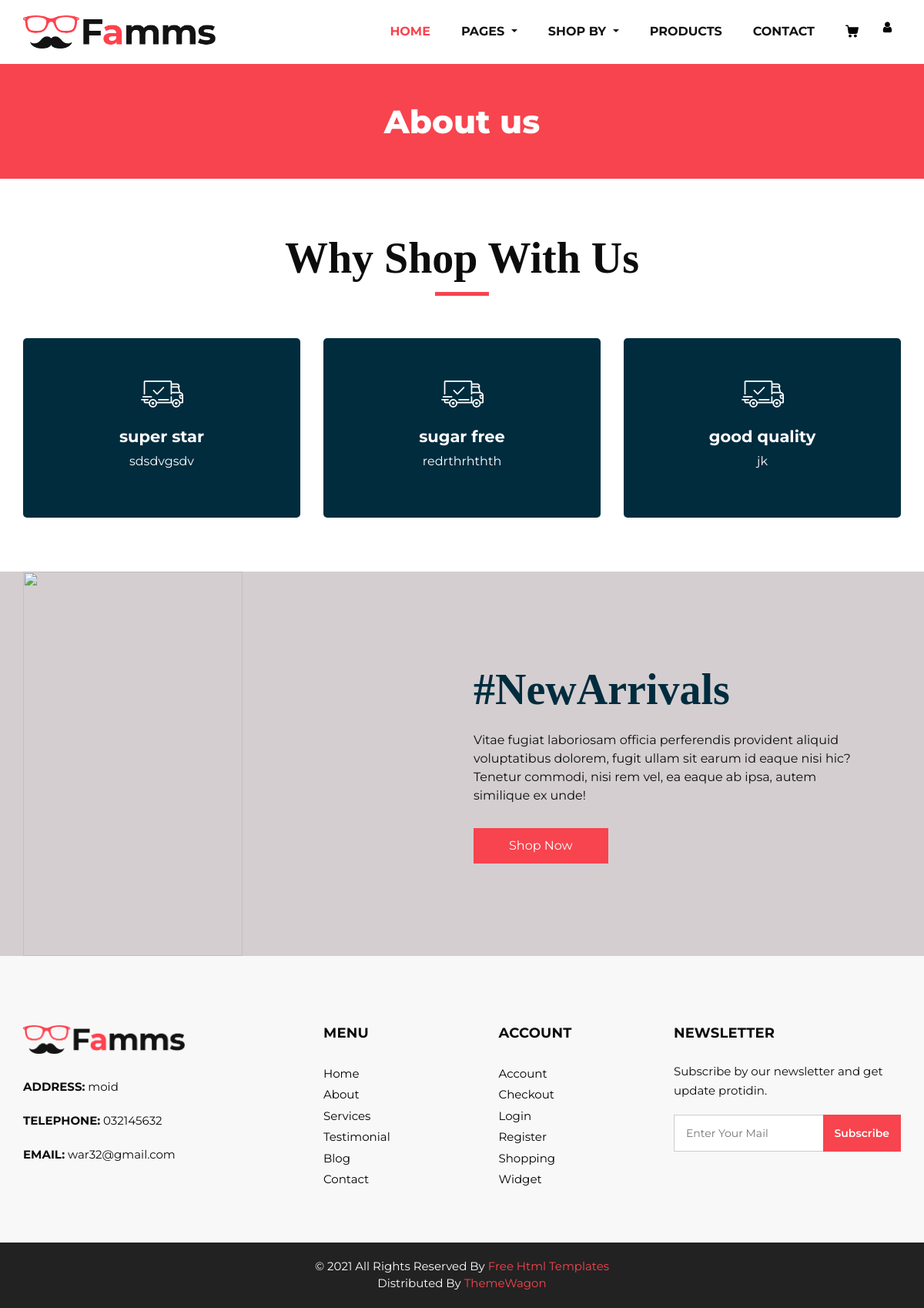
Page /template/about.php (signed in) on the committed database.
### tables this page shows
CREATE TABLE `tbl_about` (
  `id` int(11) NOT NULL,
  `name` varchar(50) NOT NULL,
  `description` text NOT NULL
);

CREATE TABLE `information` (
  `id` int(11) NOT NULL,
  `addresss` varchar(50) NOT NULL,
  `phnm` varchar(50) NOT NULL,
  `email` varchar(50) NOT NULL
);

### template/about.php (the view, shortened to what this page needs)
<!DOCTYPE html>
<html lang="en">
<head>
</head>
<body>
    <?php
    include('header.php');
    ?>
      <section class="inner_page_head">
         <div class="container_fuild">
            <div class="row">
               <div class="col-md-12">
                  <div class="full">
                     <h3>About us</h3>
                  </div>
               </div>
            </div>
         </div>
      </section>
      <section class="why_section layout_padding">
         <div class="container">
            <div class="heading_container heading_center">
               <h2>
                  Why Shop With Us
               </h2>
            </div>
            <div class="row">
               <?php
               require_once("../config.php");
                 $insert_query = "SELECT * FROM `tbl_about` order by id desc limit 3";
                 $execute = mysqli_query($conn,$insert_query);
                 $kitni_rows = mysqli_num_rows($execute);
                 if ($kitni_rows > 0){
                  while($g = mysqli_fetch_array($execute)){
                     ?>
                      <div class="col-md-4">
                  <div class="box ">
                     <div class="img-box">
                     </div>
                     <div class="detail-box">
                        <h5>
                          <?php
                           echo $g[1];
                          ?>
                        </h5>
                        <p>
                        <?php
                           echo $g[2];
                          ?>
                        </p>
                     </div>
                  </div>
               </div>
                     <?php
                  }
                 }
                 else{
                  echo "<script>
                  alert('kuch bhi nh hai')
                  </script>";
                 }
               ?>
            </div>
         </div>
      </section>
      <section class="arrival_section">
         <div class="container">
            <div class="box">
               <div class="arrival_bg_box">
                  <img src="images/arrival-bg.png" alt="">
               </div>
               <div class="row">
                  <div class="col-md-6 ml-auto">
                     <div class="heading_container remove_line_bt">
                        <h2>
                           #NewArrivals
                        </h2>
                     </div>
                     <p style="margin-top: 20px;margin-bottom: 30px;">
                        Vitae fugiat laboriosam officia perferendis provident aliquid voluptatibus dolorem, fugit ullam sit earum id eaque nisi hic? Tenetur commodi, nisi rem vel, ea eaque ab ipsa, autem similique ex unde!
                     </p>
                     <a href="">
                     Shop Now
                     </a>
                  </div>
               </div>
            </div>
         </div>
      </section>
      <?php
       include('footer.php');
            ?>
</body>
</html>

### template/footer.php (shortened to what this page needs)
<!DOCTYPE html>
<html lang="en">
<head>
</head>
<body>
<footer>
         <div class="container">
            <div class="row">
               <div class="col-md-4">
                   <div class="full">
                      <div class="logo_footer">
                        <a href="#"><img width="210" src="images/logo.png" alt="#" /></a>
                      </div>
                      <div class="information_f">
                        <?php
                        require_once("../config.php");
                         $insert_query = "SELECT * FROM `information`";
                         $execute = mysqli_query($conn,$insert_query);
                         $kitni_rows = mysqli_num_rows($execute);
                         if($kitni_rows > 0 ){
                           $k = mysqli_fetch_array($execute)
                           ?>
                        <p><strong>ADDRESS:</strong> <?php echo $k[1];?></p>
                        <p><strong>TELEPHONE:</strong> <?php echo $k[2]; ?></p>
                        <p><strong>EMAIL:</strong> <?php echo $k[3]; ?></p>
                        <?php }
                        ?>
                      </div>
                   </div>
               </div>
               <div class="col-md-8">
                  <div class="row">
                  <div class="col-md-7">
                     <div class="row">
                        <div class="col-md-6">
                     <div class="widget_menu">
                        <h3>Menu</h3>
                        <ul>
                           <li><a href="#">Home</a></li>
                           <li><a href="#">About</a></li>
                           <li><a href="#">Services</a></li>
                           <li><a href="#">Testimonial</a></li>
                           <li><a href="#">Blog</a></li>
                           <li><a href="#">Contact</a></li>
                        </ul>
                     </div>
                  </div>
                  <div class="col-md-6">
                     <div class="widget_menu">
                        <h3>Account</h3>
                        <ul>
                           <li><a href="#">Account</a></li>
                           <li><a href="#">Checkout</a></li>
                           <li><a href="#">Login</a></li>
                           <li><a href="#">Register</a></li>
                           <li><a href="#">Shopping</a></li>
                           <li><a href="#">Widget</a></li>
                        </ul>
                     </div>
                  </div>
                     </div>
                  </div>
                  <div class="col-md-5">
                     <div class="widget_menu">
                        <h3>Newsletter</h3>
                        <div class="information_f">
                          <p>Subscribe by our newsletter and get update protidin.</p>
                        </div>
                        <div class="form_sub">
                           <form>
                              <fieldset>
                                 <div class="field">
                                    <input type="email" placeholder="Enter Your Mail" name="email" />
                                    <input type="submit" value="Subscribe" />
                                 </div>
                              </fieldset>
                           </form>
                        </div>
                     </div>
                  </div>
                  </div>
               </div>
            </div>
         </div>
      </footer>
      <div class="cpy_">
         <p class="mx-auto">© 2021 All Rights Reserved By <a href="https://html.design/">Free Html Templates</a><br>
            Distributed By <a href="https://themewagon.com/" target="_blank">ThemeWagon</a>
         </p>
      </div>
</body>
</html>

### template/css/style.css (style rules this page uses)
* { box-sizing: border-box; }
body { font-family: 'Montserrat', sans-serif; color: #0c0c0c; background-color: #ffffff; overflow-x: hidden; }
.layout_padding { padding: 70px 0; }
h1, h2 { font-family: 'Playfair Display', serif; }
.heading_container { display: -webkit-box; display: -ms-flexbox; display: flex; -webkit-box-orient: vertical; -webkit-box-direction: normal; -ms-flex-direction: column; flex-direction: column; -webkit-box-align: start; -ms-flex-align: start; align-items: flex-start; }
.heading_container h2 { position: relative; margin-bottom: 0; font-size: 3.5rem; font-weight: bold; }
.heading_container h2::after { content: ""; display: block; width: 70px; height: 5px; background: #f7444e; margin: 10px auto 10px; }
.heading_container.heading_center { -webkit-box-align: center; -ms-flex-align: center; align-items: center; text-align: center; }
a, a:hover, a:focus { text-decoration: none; }
.arrival_section { background-color: #d4ced0; }
.arrival_section .heading_container { color: #002c3e; margin-bottom: 10px; }
.arrival_section .box { padding: 120px 45px; position: relative; }
.arrival_section .arrival_bg_box { position: absolute; top: 0; left: 0; width: 100%; height: 100%; z-index: 3; }
.arrival_section .arrival_bg_box img { width: 50%; height: 100%; -o-object-fit: cover; object-fit: cover; -o-object-position: top left; object-position: top left; }
.arrival_section a { display: inline-block; padding: 10px 45px; background-color: #f7444e; border: 1px solid #f7444e; color: #ffffff; border-radius: 0; -webkit-transition: all 0.3s; transition: all 0.3s; }
.why_section .box { text-align: center; margin-top: 45px; background-color: #002c3e; padding: 45px 50px; border-radius: 5px; color: #ffffff; }
.detail-box h5 { font-size: 21px; font-weight: 700; }
.remove_line_bt h2::after { display: none; }
.why_section .box .img-box { margin-bottom: 15px; }
.why_section .box .img-box svg { width: 55px; height: auto; fill: #ffffff; }
.inner_page_head { background: #f7444e; text-align: center; color: #fff; padding-top: 50px; padding-bottom: 40px; }
.inner_page_head h3 { font-size: 42px; font-weight: 800; }
footer { background: #f8f8f8; padding: 90px 0 70px; }
.logo_footer { margin-bottom: 30px; }
.information_f p { margin-bottom: 1.2rem; line-height: 25px; font-size: 15px; }
.widget_menu h3 { font-size: 18px; font-weight: 700; text-transform: uppercase; letter-spacing: 0.2px; margin-bottom: 25px; }
.widget_menu ul { list-style: none; padding: 0; margin: 0; }
.widget_menu ul li { float: left; width: 100%; }
.widget_menu ul li a { font-size: 15px; color: #000; margin-bottom: 0; float: left; width: 100%; margin-top: 5px; }
.field { display: flex; }
.widget_menu { float: left; width: 100%; }
div.form_sub .field input[type="email"], div.form_sub .field input[type="email"]:hover, div.form_sub .field input[type="email"]:focus { padding: 10px 110px 10px 15px; border-radius: 0; border: solid #ccc 1px; font-size: 14px; position: relative; box-shadow: none; width: 100%; height: 48px; }
.form_sub { position: relative; }
.form_sub input[type="email"] + input[type="submit"] { position: absolute; right: 0; background: #f7444e; color: #fff; border: none; top: 0px; font-size: 14px; height: 48px; font-weight: 600; padding: 0 15px; }
form input { background: #fff; border: solid #ccc 1px; padding: 15px 15px; width: 100%; font-size: 14px; margin-bottom: 20px; text-transform: capitalize; line-height: normal; }
form input[type="submit"] { border: none; padding: 15px 45px; width: auto; font-size: 16px; text-transform: capitalize; line-height: normal; margin: 0 auto; display: flex; background: #333; color: #fff; font-weight: 600; transition: ease all 0.1s; }
.cpy_ { background: #222; text-align: center; padding: 20px 0; }
.cpy_ p { margin: 0; color: #fff; font-size: 15px; font-weight: 400; }
.cpy_ p a { margin: 0; color: #f7444e; font-size: 15px; font-weight: 400; }

### template/css/responsive.css (style rules this page uses)
@media (min-width: 1200px) { .container { max-width: 1170px; } }

### rows in the picture
tbl_about: name "super star", description "sdsdvgsdv"
tbl_about: name "sugar free", description "redrthrhthth"
tbl_about: name "good quality", description "jk"
information: addresss "moid", phnm "032145632", email "war32@gmail.com"
